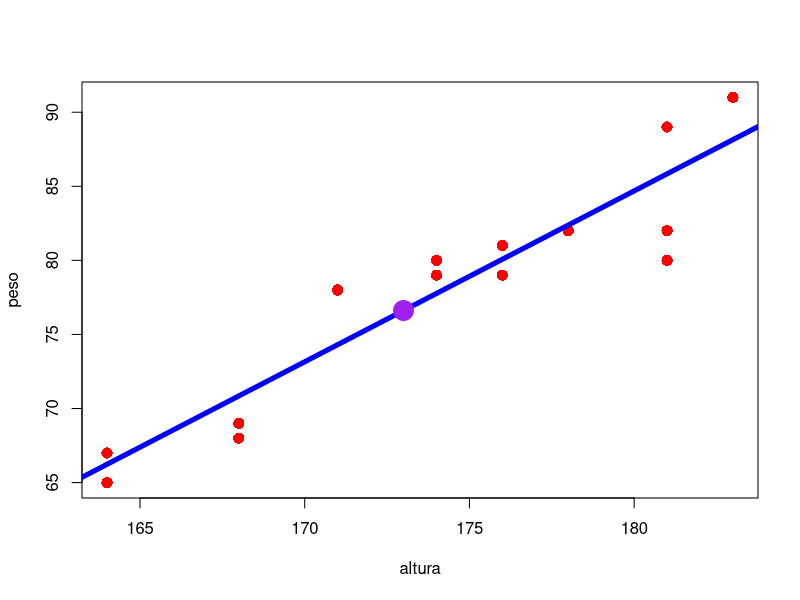
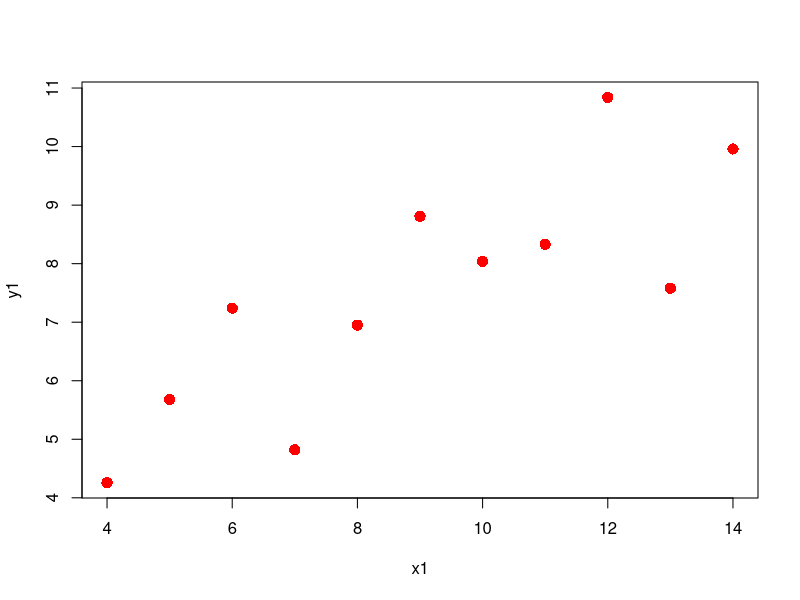
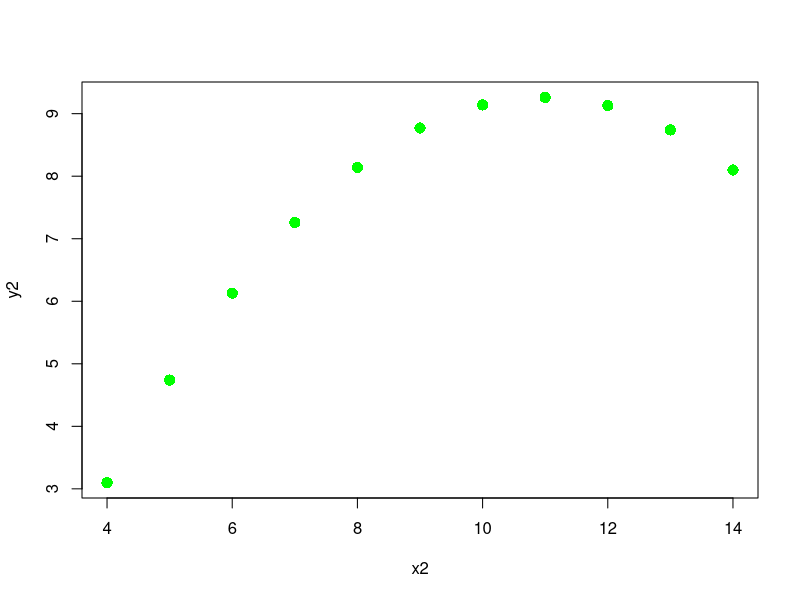
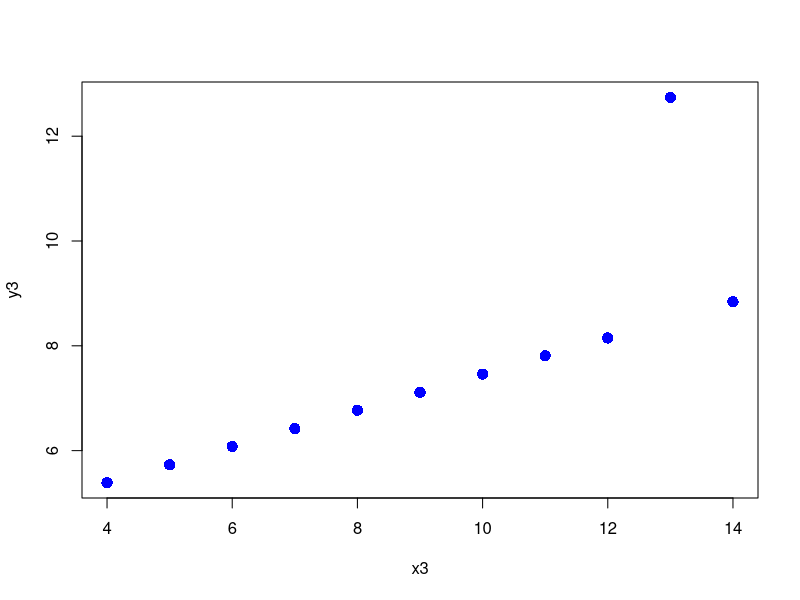
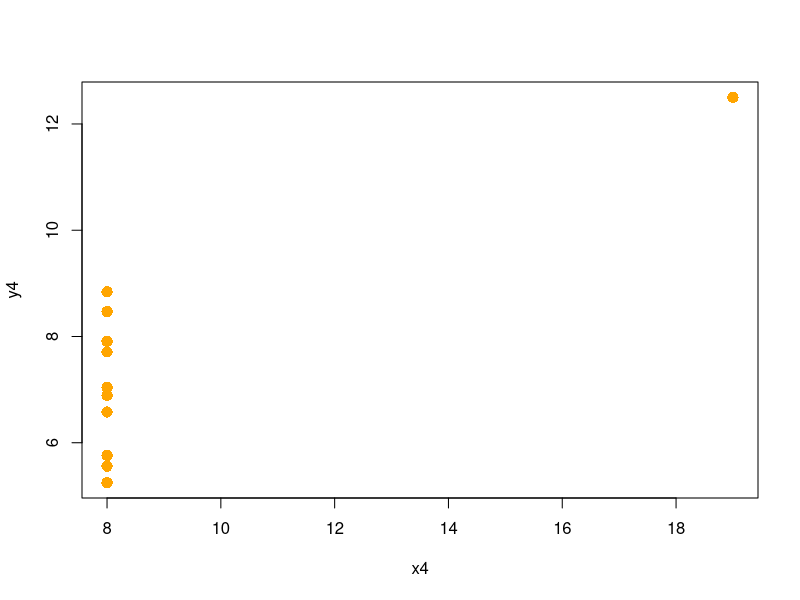
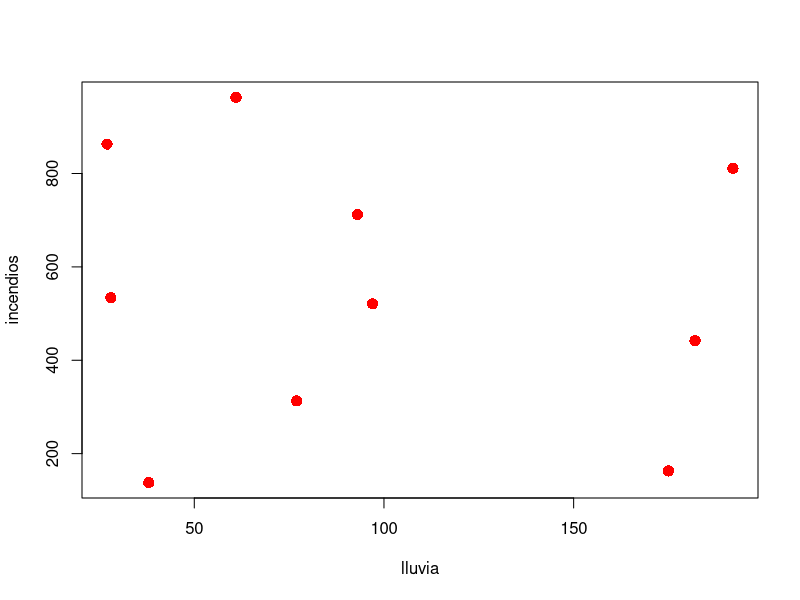

Write the R code that produced these figures, in order. (Note: this script raises an error after producing the figures.)
altura <- c(178, 181, 168, 183, 164, 181, 174, 176, 174, 176, 181, 168, 164, 174, 171)
altura

peso <- c(82, 89, 68, 91, 65, 80, 79, 81, 80, 79, 82, 69, 67, 80, 78)
peso

plot(peso ~ altura, pch = 16, col = 'red', cex = 1.5) # "pch" le indica al programa el tipo de punto que queremos (16 es un círculo relleno)

modelo1 = lm(peso ~ altura) # Hacemos la regresión. Con esto inicializado, podremos pedirle a R que nos de datos de la regresión
modelo1

modelo1$coefficients # Nos devuelve la pendiente y el corte con el eje y
abline(modelo1, col = "blue", lwd = 5) # Añade la recta de regresión al gráfico

summary(modelo1) # Pedimos más datos de la regresión. En penúltima línea -> R^2
cor(altura, peso) # Calculamos con mayor precisión el coef R
cor(altura, peso)^2 # Elevamos a 2 el coef R para conseguir R^2 con mayor precisión

# Opción 1:
predict(modelo1,data.frame(altura = 173)) # Sustituimos la x por 173 en la regresión a.k.a. predecimos cual debería ser su peso según la modelización

# Opción 2:
prediccion = modelo1$coefficients[2]*173+modelo1$coefficients[1] #  Substituimos a y = m*x+b
prediccion

points(173,prediccion, pch = 20, cex = 4, col = "purple") # Añadimos el punto que hemos predicho

# ¿Y si en vez de una altura nos dieran un peso?
prediccion2 = (72-modelo1$coefficients[1])/modelo1$coefficients[2]
prediccion2

################################################################################
dim(anscombe)

x1 <- c(anscombe$x1)
y1 <- c(anscombe$y1)
x2 <- c(anscombe$x2)
y2 <- c(anscombe$y2)
x3 <- c(anscombe$x3)
y3 <- c(anscombe$y3)
x4 <- c(anscombe$x4)
y4 <- c(anscombe$y4)

modelox1 = lm(y1 ~ x1)
modelox1$coefficients
cor(x1, y1)
cor(x1, y1)^2
predict(modelox1,data.frame(x1 = 8.5))

modelox2 = lm(y2 ~ x2)
modelox2$coefficients
cor(x2, y2)
cor(x2, y2)^2
predict(modelox2,data.frame(x2 = 8.5))

modelox3 = lm(y3 ~ x3)
modelox3$coefficients
cor(x3, y3)
cor(x3, y3)^2
predict(modelox3,data.frame(x3 = 8.5))

modelox4 = lm(y4 ~ x4)
modelox4$coefficients
cor(x4, y4)
cor(x4, y4)^2
predict(modelox4,data.frame(x4 = 8.5))

plot(y1 ~ x1, pch = 16, col = 'red', cex = 1.5)
plot(y2 ~ x2, pch = 16, col = 'green', cex = 1.5)
plot(y3 ~ x3, pch = 16, col = 'blue', cex = 1.5)
plot(y4 ~ x4, pch = 16, col = 'orange', cex = 1.5)

################################################################################
lluvia <- c(97,27,93,175,38,192,28,182,61,77)
incendios <- c(521,863,712,163,138,811,534,442,963,313)
plot(incendios ~ lluvia, pch = 16, col = 'red', cex = 1.5)
modelometeo = lm(incendios ~ lluvia)
predict(modelometeo,data.frame(lluvia = 120))

################################################################################
tiempo <- c(ester$t)

concentracion <- c(ester$conc)

modelotconc = lm(concentracion ~ tiempo)
predict(modelotconc,data.frame(tiempo = 70))

plot(ester$conc~ester$t,pch=16,col="red",cex=1.5) # Observamos que no se trata de una regresión lineal, más bien tiene forma log tendremos que transformarla
plot(log(ester$conc)~ester$t,pch=16,col="red",cex=1.5)
# A partir del cambio, calcularemos el valor de la concentración a los 70 segundos, pero no podremos darlo como válido porque ese no sería el resultado para nuestro gráfico original
model_log <- lm(log(ester$conc)~ester$t)
prediccionw = model_log$coefficients[2]*70+model_log$coefficients[1]
prediccionw
exp(prediccionw) # Para contrarrestar el logaritmo que hemos usado antes para linealizar nuestros datos
